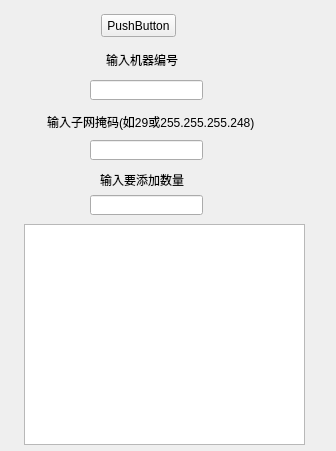
<?xml version="1.0" encoding="UTF-8"?>
<ui version="4.0">
 <class>Form</class>
 <widget class="QWidget" name="Form">
  <property name="geometry">
   <rect>
    <x>0</x>
    <y>0</y>
    <width>336</width>
    <height>451</height>
   </rect>
  </property>
  <property name="windowTitle">
   <string>Form</string>
  </property>
  <widget class="QPushButton" name="pushButton">
   <property name="geometry">
    <rect>
     <x>101</x>
     <y>14</y>
     <width>75</width>
     <height>23</height>
    </rect>
   </property>
   <property name="text">
    <string>PushButton</string>
   </property>
  </widget>
  <widget class="QLineEdit" name="ser_num_line">
   <property name="geometry">
    <rect>
     <x>90</x>
     <y>80</y>
     <width>113</width>
     <height>20</height>
    </rect>
   </property>
  </widget>
  <widget class="QLabel" name="label">
   <property name="geometry">
    <rect>
     <x>106</x>
     <y>49</y>
     <width>81</width>
     <height>21</height>
    </rect>
   </property>
   <property name="text">
    <string>输入机器编号</string>
   </property>
  </widget>
  <widget class="QLabel" name="label_2">
   <property name="geometry">
    <rect>
     <x>47</x>
     <y>111</y>
     <width>221</width>
     <height>21</height>
    </rect>
   </property>
   <property name="text">
    <string>输入子网掩码(如29或255.255.255.248)</string>
   </property>
  </widget>
  <widget class="QLineEdit" name="mask_line">
   <property name="geometry">
    <rect>
     <x>90</x>
     <y>140</y>
     <width>113</width>
     <height>20</height>
    </rect>
   </property>
  </widget>
  <widget class="QLabel" name="label_3">
   <property name="geometry">
    <rect>
     <x>100</x>
     <y>169</y>
     <width>101</width>
     <height>21</height>
    </rect>
   </property>
   <property name="text">
    <string>输入要添加数量</string>
   </property>
  </widget>
  <widget class="QLineEdit" name="how_many_line">
   <property name="geometry">
    <rect>
     <x>90</x>
     <y>195</y>
     <width>113</width>
     <height>20</height>
    </rect>
   </property>
  </widget>
  <widget class="QTextEdit" name="textEdit">
   <property name="geometry">
    <rect>
     <x>24</x>
     <y>224</y>
     <width>281</width>
     <height>221</height>
    </rect>
   </property>
  </widget>
 </widget>
 <resources/>
 <connections/>
</ui>
